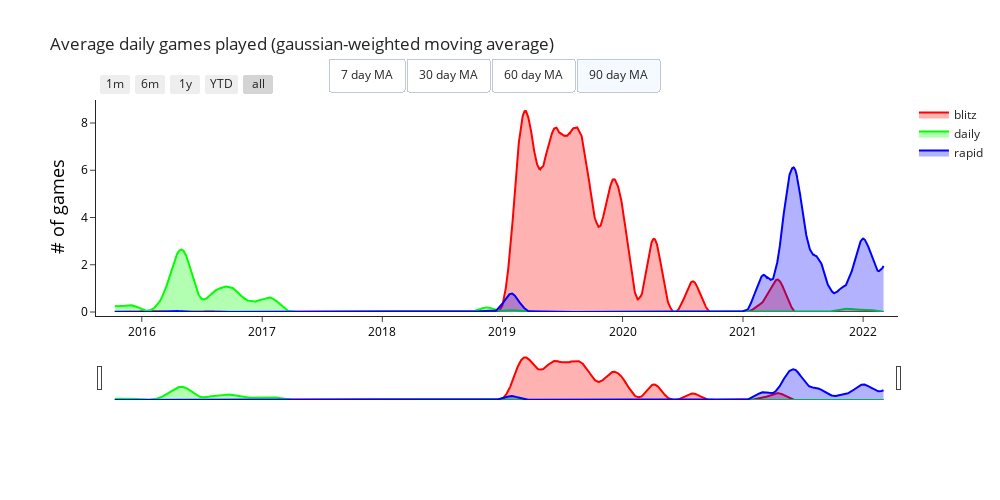

Notebook code cell kept with this figure:
### Code cell
# Plot data
fig = go.Figure()

colors = ["rgba(255, 0, 0, %s)", "rgba(0, 255, 0, %s)", "rgba(0, 0, 255, %s)"]
button_list = []

for ww, window in enumerate(windows):
    
    for gg, game_type in enumerate(game_types.unique()):
    
        games = daily_games[(daily_games["time_class"]==game_type)]

        fig.add_trace(go.Scatter(
            x=games["date"], 
            y=games[f"mean_games_{window}"], 
            name=f"{game_type}",
            line={"color": colors[gg] % 1},
            fill='tozeroy',
            fillcolor=colors[gg] % 0.3,
            visible=True if window==7 else False
            ),
        )
        
    button = dict(
        label=f"{window} day MA",
        method="update",
        args=[
            {"visible": [False]*ww*3 + [True]*3 + [False]*(len(windows)-ww-1)*3},
        ],
    )
    button_list.append(button)

fig.update_layout(
    template="simple_white",
    title=f"Average daily games played (gaussian-weighted moving average)",
    autosize=False,
    width=1000,
    height=500,
    margin=dict(
        l=100,
        r=100,
        b=100,
        t=100,
        pad=4
    ),
    updatemenus=[
        dict(
            type="buttons",
            direction="right",
            x=0.7,
            y=1.2,
            showactive=True,
            buttons=button_list
        )
    ]
)

fig.update_yaxes(
    title="# of games",
    title_font=dict(size=18, color='black'), 
    tickfont=dict(color="black")
)

fig.update_xaxes(
    tickfont=dict(color="black"),
    rangeslider_visible=True,
    rangeselector=dict(
        buttons=list([
            dict(count=1, label="1m", step="month", stepmode="backward"),
            dict(count=6, label="6m", step="month", stepmode="backward"),
            dict(count=6, label="1y", step="year", stepmode="backward"),
            dict(count=1, label="YTD", step="year", stepmode="todate"),
            dict(step="all")
        ])
    )
)

fig.show()

### Figure 1 — Plotly figure (JSON) as saved in the notebook; plotly's stock layout.template omitted (floating-point values rounded to 4 significant figures; data arrays with more than 128 entries replaced by an {"elided": "..."} marker saying what was removed)
{"data": [{"fill": "tozeroy", "fillcolor": "rgba(255, 0, 0, 0.3)", "line": {"color": "rgba(255, 0, 0, 1)"}, "name": "blitz", "type": "scatter", "visible": false, "x": {"elided": "2426 str values"}, "y": {"elided": "2426 float values"}}, {"fill": "tozeroy", "fillcolor": "rgba(0, 255, 0, 0.3)", "line": {"color": "rgba(0, 255, 0, 1)"}, "name": "daily", "type": "scatter", "visible": false, "x": {"elided": "2426 str values"}, "y": {"elided": "2426 float values"}}, {"fill": "tozeroy", "fillcolor": "rgba(0, 0, 255, 0.3)", "line": {"color": "rgba(0, 0, 255, 1)"}, "name": "rapid", "type": "scatter", "visible": false, "x": {"elided": "2426 str values"}, "y": {"elided": "2426 float values"}}, {"fill": "tozeroy", "fillcolor": "rgba(255, 0, 0, 0.3)", "line": {"color": "rgba(255, 0, 0, 1)"}, "name": "blitz", "type": "scatter", "visible": false, "x": {"elided": "2426 str values"}, "y": {"elided": "2426 float values"}}, {"fill": "tozeroy", "fillcolor": "rgba(0, 255, 0, 0.3)", "line": {"color": "rgba(0, 255, 0, 1)"}, "name": "daily", "type": "scatter", "visible": false, "x": {"elided": "2426 str values"}, "y": {"elided": "2426 float values"}}, {"fill": "tozeroy", "fillcolor": "rgba(0, 0, 255, 0.3)", "line": {"color": "rgba(0, 0, 255, 1)"}, "name": "rapid", "type": "scatter", "visible": false, "x": {"elided": "2426 str values"}, "y": {"elided": "2426 float values"}}, {"fill": "tozeroy", "fillcolor": "rgba(255, 0, 0, 0.3)", "line": {"color": "rgba(255, 0, 0, 1)"}, "name": "blitz", "type": "scatter", "visible": false, "x": {"elided": "2426 str values"}, "y": {"elided": "2426 float values"}}, {"fill": "tozeroy", "fillcolor": "rgba(0, 255, 0, 0.3)", "line": {"color": "rgba(0, 255, 0, 1)"}, "name": "daily", "type": "scatter", "visible": false, "x": {"elided": "2426 str values"}, "y": {"elided": "2426 float values"}}, {"fill": "tozeroy", "fillcolor": "rgba(0, 0, 255, 0.3)", "line": {"color": "rgba(0, 0, 255, 1)"}, "name": "rapid", "type": "scatter", "visible": false, "x": {"elided": "2426 str values"}, "y": {"elided": "2426 float values"}}, {"fill": "tozeroy", "fillcolor": "rgba(255, 0, 0, 0.3)", "line": {"color": "rgba(255, 0, 0, 1)"}, "name": "blitz", "type": "scatter", "visible": true, "x": {"elided": "2426 str values"}, "y": {"elided": "2426 float values"}}, {"fill": "tozeroy", "fillcolor": "rgba(0, 255, 0, 0.3)", "line": {"color": "rgba(0, 255, 0, 1)"}, "name": "daily", "type": "scatter", "visible": true, "x": {"elided": "2426 str values"}, "y": {"elided": "2426 float values"}}, {"fill": "tozeroy", "fillcolor": "rgba(0, 0, 255, 0.3)", "line": {"color": "rgba(0, 0, 255, 1)"}, "name": "rapid", "type": "scatter", "visible": true, "x": {"elided": "2426 str values"}, "y": {"elided": "2426 float values"}}], "layout": {"autosize": false, "height": 500, "margin": {"b": 100, "l": 100, "pad": 4, "r": 100, "t": 100}, "title": {"text": "Average daily games played (gaussian-weighted moving average)"}, "updatemenus": [{"active": 3, "buttons": [{"args": [{"visible": [true, true, true, false, false, false, false, false, false, false, false, false]}], "label": "7 day MA", "method": "update"}, {"args": [{"visible": [false, false, false, true, true, true, false, false, false, false, false, false]}], "label": "30 day MA", "method": "update"}, {"args": [{"visible": [false, false, false, false, false, false, true, true, true, false, false, false]}], "label": "60 day MA", "method": "update"}, {"args": [{"visible": [false, false, false, false, false, false, false, false, false, true, true, true]}], "label": "90 day MA", "method": "update"}], "direction": "right", "showactive": true, "type": "buttons", "x": 0.7, "y": 1.2}], "width": 1000, "xaxis": {"autorange": true, "range": ["2015-08-27", "2022-04-17"], "rangeselector": {"buttons": [{"count": 1, "label": "1m", "step": "month", "stepmode": "backward"}, {"count": 6, "label": "6m", "step": "month", "stepmode": "backward"}, {"count": 6, "label": "1y", "step": "year", "stepmode": "backward"}, {"count": 1, "label": "YTD", "step": "year", "stepmode": "todate"}, {"step": "all"}]}, "rangeslider": {"autorange": true, "range": ["2015-08-27", "2022-04-17"], "visible": true, "yaxis": {"_template": null, "rangemode": "match"}}, "tickfont": {"color": "black"}, "type": "date"}, "yaxis": {"autorange": true, "range": [0, 8.974], "tickfont": {"color": "black"}, "title": {"font": {"color": "black", "size": 18}, "text": "# of games"}, "type": "linear"}}}
